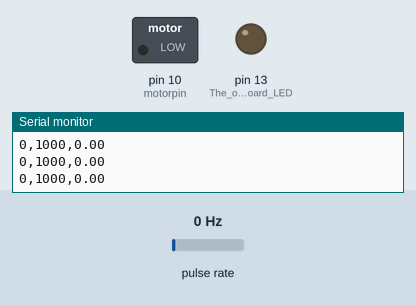
This sketch was run on a simulated Arduino Uno, built with avr-gcc and run on an emulated ATmega328P. Parts: switched loads named in the sketch (green lamp = pin HIGH), output pins drawn as LEDs (lit = HIGH), the last lines printed to the serial monitor. Wiring (inferred from the names in the program): pulse sensor: data pin 2. The test bench sets the inputs (shaded band); at power-on: pulse rate 0 Hz.

Above: at 1.2 s.
1.3 s: pulse rate (sensor on pin 2) set to 10 Hz
4.3 s: pulse rate (sensor on pin 2) set to 13 Hz
6.1 s: pulse rate (sensor on pin 2) set to 4 Hz
At 6.8 s:
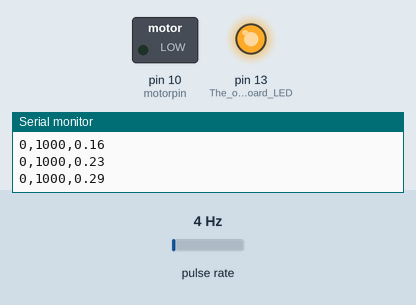
7.6 s: pulse rate (sensor on pin 2) set to 8 Hz
At 9.8 s:
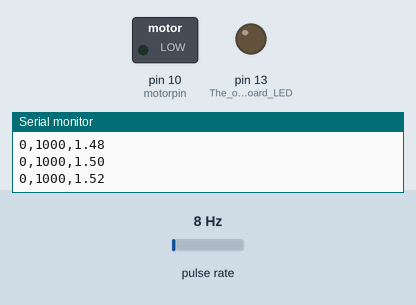
Timing chart, 0 to 11.3 s (numbered marks = the images above; inputs shaded):
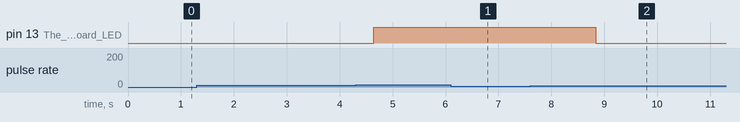

Measured:
- after the input at 6.1 s, pin 13 (The_on-board_LED): stays HIGH (without the input it goes to LOW after 1.2 s)
- after the input at 7.6 s, pin 13 (The_on-board_LED): HIGH → LOW after 1.2 s instead of 2.4 s

The sketch:

Stirrer.ino
```cpp
// Motor (plant) and sensor parameters
const float Npulses=70; // Number of pulses per revolution
const float freqtoRPM=60/Npulses;
const int RPMmax=1500; // Max RPM indicated by sensor (to mitigate any noise)
const int Tmin=6e7/RPMmax/Npulses;

// Declare constants and variables
const byte encoderpin=2, motorpin=10;
long currtime, prevtime, pulseT, prevpulseT, T1;
float measspeed, meanmeasspeed, freq, deltaT;
int Vmotor, trig;

void setup() {
  pinMode(encoderpin, INPUT_PULLUP); // one of the interrupt pins (D2/D3 on an Uno/Nano/Nucleo32)
  pinMode(motorpin, OUTPUT); // motor PWM control signal, to MOSFET
  pinMode(13, OUTPUT); // The on-board LED, blinks when shaft is rotated
  attachInterrupt(digitalPinToInterrupt(encoderpin), freqcount, RISING);
  Serial.begin(250000); // use serial monitor to monitor speed, motor voltage etc
// Pins D9 and D10 - 7.8 kHz 10bit PWM - for Uno or Nano
  TCCR1A = 0b00000011; // 10bit
  TCCR1B = 0b00000001; // 7.8 kHz
}

void loop() {
  currtime = micros();
  deltaT = (currtime-prevtime)*1e-6;  // measure deltaT
  if (currtime-T1>0) {
  prevtime = currtime;
  T1 = T1+10000; // 10 ms update period
  measspeed = freq*freqtoRPM; // measured speed in RPM (N pulses per revolution)
  Vmotor = constrain(Vmotor,0,1023); // Limit motor voltage to 5 V - assuming 5 V motor supply
  if (Vmotor==255) {Vmotor=256;} // Work-around for bug in Nano/Uno with 10-bit configuration
  analogWrite(motorpin,Vmotor);
  if (currtime-pulseT>1e5) {measspeed=0; freq=0;} // Indicate zero measured speed if no pulses detected for 0.1 s
  meanmeasspeed = 0.1*measspeed+0.9*meanmeasspeed;
  Serial.print(0); Serial.print(","); Serial.print(1000); Serial.print(",");
  Serial.println(meanmeasspeed); // for Arduino IDE or CoolTerm etc Serial Plotter
  }
}

/////////////////////////// Interrupt routine to measure frequency ///////////////////////////
void freqcount() {
  pulseT = micros();
  if(abs(pulseT-prevpulseT)>Tmin){ // Ignore indicated speeds > RPMmax
  freq = 0.75*freq+2.5e5/float(pulseT-prevpulseT); // Calculate speed sensor frequency (Hz)
  prevpulseT = pulseT;
  trig++; if (2*trig>=Npulses) {trig=0;
  digitalWrite(13, !digitalRead(13));}} // blink on-board LED in time with motor, one blink per revolution
}
```
